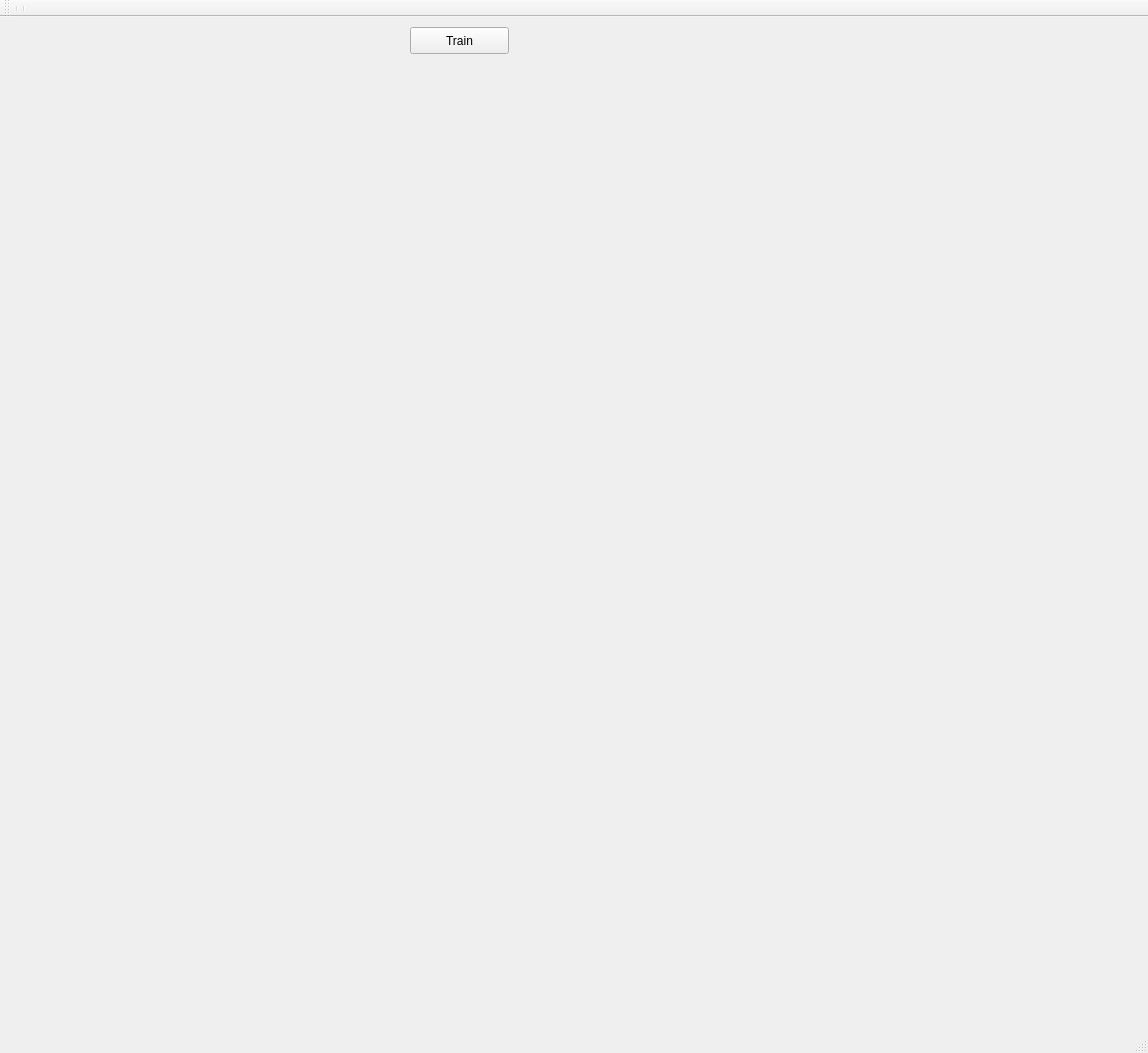
<?xml version="1.0" encoding="UTF-8"?>
<ui version="4.0">
 <class>MainWindow</class>
 <widget class="QMainWindow" name="MainWindow">
  <property name="geometry">
   <rect>
    <x>0</x>
    <y>0</y>
    <width>1148</width>
    <height>1053</height>
   </rect>
  </property>
  <property name="minimumSize">
   <size>
    <width>1024</width>
    <height>1024</height>
   </size>
  </property>
  <property name="windowTitle">
   <string>MainWindow</string>
  </property>
  <widget class="QWidget" name="centralWidget">
   <widget class="QPushButton" name="btnTrain">
    <property name="geometry">
     <rect>
      <x>410</x>
      <y>10</y>
      <width>99</width>
      <height>27</height>
     </rect>
    </property>
    <property name="text">
     <string>Train</string>
    </property>
   </widget>
   <widget class="SimpleGLWidget" name="plot2d" native="true">
    <property name="geometry">
     <rect>
      <x>10</x>
      <y>10</y>
      <width>391</width>
      <height>391</height>
     </rect>
    </property>
   </widget>
   <widget class="QCustomPlot" name="chartMSE" native="true">
    <property name="geometry">
     <rect>
      <x>10</x>
      <y>410</y>
      <width>391</width>
      <height>381</height>
     </rect>
    </property>
   </widget>
   <widget class="QCustomPlot" name="chartErrors" native="true">
    <property name="geometry">
     <rect>
      <x>410</x>
      <y>410</y>
      <width>391</width>
      <height>381</height>
     </rect>
    </property>
   </widget>
  </widget>
  <widget class="QMenuBar" name="menuBar">
   <property name="geometry">
    <rect>
     <x>0</x>
     <y>0</y>
     <width>1148</width>
     <height>25</height>
    </rect>
   </property>
  </widget>
  <widget class="QStatusBar" name="statusBar"/>
  <widget class="QToolBar" name="toolBar">
   <property name="windowTitle">
    <string>toolBar</string>
   </property>
   <attribute name="toolBarArea">
    <enum>TopToolBarArea</enum>
   </attribute>
   <attribute name="toolBarBreak">
    <bool>false</bool>
   </attribute>
   <addaction name="separator"/>
   <addaction name="separator"/>
  </widget>
 </widget>
 <layoutdefault spacing="6" margin="11"/>
 <customwidgets>
  <customwidget>
   <class>SimpleGLWidget</class>
   <extends>QWidget</extends>
   <header>../common/oglTools/simpleglwidget.h</header>
   <container>1</container>
  </customwidget>
  <customwidget>
   <class>QCustomPlot</class>
   <extends>QWidget</extends>
   <header>../common/qtTools/qcustomplot.h</header>
   <container>1</container>
  </customwidget>
 </customwidgets>
 <resources/>
 <connections/>
</ui>
